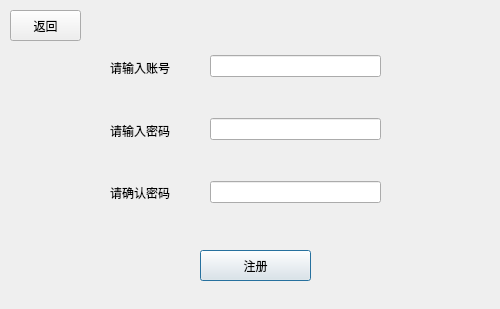
<?xml version="1.0" encoding="UTF-8"?>
<ui version="4.0">
 <class>FanRegister</class>
 <widget class="QDialog" name="FanRegister">
  <property name="geometry">
   <rect>
    <x>0</x>
    <y>0</y>
    <width>500</width>
    <height>309</height>
   </rect>
  </property>
  <property name="maximumSize">
   <size>
    <width>701</width>
    <height>431</height>
   </size>
  </property>
  <property name="windowTitle">
   <string>Dialog</string>
  </property>
  <widget class="QWidget" name="verticalLayoutWidget">
   <property name="geometry">
    <rect>
     <x>210</x>
     <y>20</y>
     <width>171</width>
     <height>221</height>
    </rect>
   </property>
   <layout class="QVBoxLayout" name="verticalLayout">
    <item>
     <widget class="QLineEdit" name="lineEdit"/>
    </item>
    <item>
     <widget class="QLineEdit" name="lineEdit_2"/>
    </item>
    <item>
     <widget class="QLineEdit" name="lineEdit_3"/>
    </item>
   </layout>
  </widget>
  <widget class="QWidget" name="verticalLayoutWidget_2">
   <property name="geometry">
    <rect>
     <x>110</x>
     <y>40</y>
     <width>91</width>
     <height>181</height>
    </rect>
   </property>
   <layout class="QVBoxLayout" name="verticalLayout_2">
    <item>
     <widget class="QLabel" name="label">
      <property name="text">
       <string>请输入账号</string>
      </property>
     </widget>
    </item>
    <item>
     <widget class="QLabel" name="label_2">
      <property name="text">
       <string>请输入密码</string>
      </property>
     </widget>
    </item>
    <item>
     <widget class="QLabel" name="label_3">
      <property name="text">
       <string>请确认密码</string>
      </property>
     </widget>
    </item>
   </layout>
  </widget>
  <widget class="QPushButton" name="pushButton">
   <property name="geometry">
    <rect>
     <x>200</x>
     <y>250</y>
     <width>111</width>
     <height>31</height>
    </rect>
   </property>
   <property name="text">
    <string>注册</string>
   </property>
  </widget>
  <widget class="QPushButton" name="pushButton_2">
   <property name="geometry">
    <rect>
     <x>10</x>
     <y>10</y>
     <width>71</width>
     <height>31</height>
    </rect>
   </property>
   <property name="text">
    <string>返回</string>
   </property>
  </widget>
 </widget>
 <resources/>
 <connections/>
</ui>
